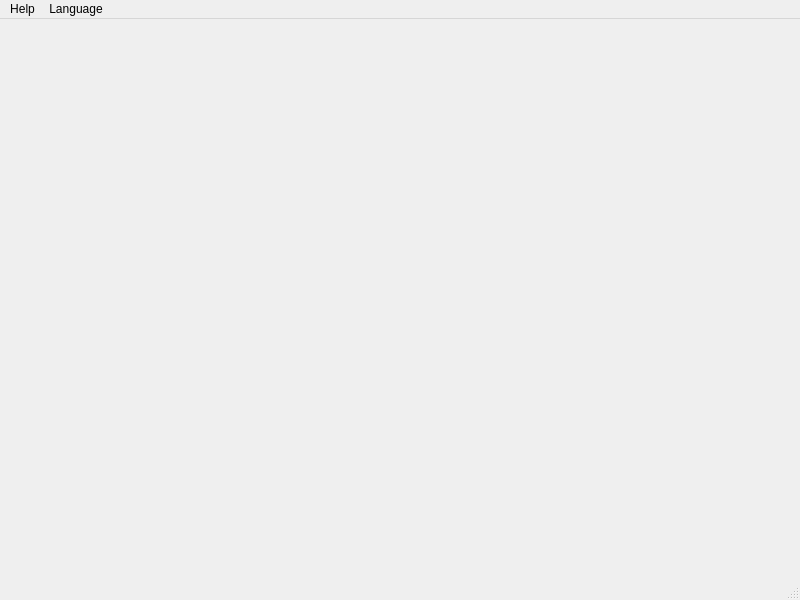
<?xml version="1.0" encoding="UTF-8"?>
<ui version="4.0">
 <class>MainWindow</class>
 <widget class="QMainWindow" name="MainWindow">
  <property name="geometry">
   <rect>
    <x>0</x>
    <y>0</y>
    <width>800</width>
    <height>600</height>
   </rect>
  </property>
  <property name="windowTitle">
   <string>17 Helper</string>
  </property>
  <property name="windowIcon">
   <iconset resource="resources.qrc">
    <normaloff>:/icons/17H.svg</normaloff>:/icons/17H.svg</iconset>
  </property>
  <widget class="HubWidget" name="centralwidget"/>
  <widget class="QMenuBar" name="menubar">
   <property name="geometry">
    <rect>
     <x>0</x>
     <y>0</y>
     <width>800</width>
     <height>25</height>
    </rect>
   </property>
   <widget class="QMenu" name="menuHelp">
    <property name="title">
     <string>Help</string>
    </property>
    <addaction name="actionAbout"/>
    <addaction name="actionAbout_Qt"/>
   </widget>
   <widget class="QMenu" name="menuLanguage">
    <property name="title">
     <string>Language</string>
    </property>
    <addaction name="actionEnglish"/>
    <addaction name="actionItalian"/>
   </widget>
   <addaction name="menuHelp"/>
   <addaction name="menuLanguage"/>
  </widget>
  <widget class="QStatusBar" name="statusbar"/>
  <action name="actionAbout">
   <property name="text">
    <string>About</string>
   </property>
  </action>
  <action name="actionEnglish">
   <property name="icon">
    <iconset resource="resources.qrc">
     <normaloff>:/icons/en_flag.svg</normaloff>:/icons/en_flag.svg</iconset>
   </property>
   <property name="text">
    <string>English</string>
   </property>
  </action>
  <action name="actionItalian">
   <property name="icon">
    <iconset resource="resources.qrc">
     <normaloff>:/icons/it_flag.svg</normaloff>:/icons/it_flag.svg</iconset>
   </property>
   <property name="text">
    <string>Italian</string>
   </property>
  </action>
  <action name="actionAbout_Qt">
   <property name="text">
    <string>About Qt</string>
   </property>
  </action>
 </widget>
 <customwidgets>
  <customwidget>
   <class>HubWidget</class>
   <extends>QWidget</extends>
   <header>hubwidget.h</header>
   <container>1</container>
  </customwidget>
 </customwidgets>
 <resources>
  <include location="resources.qrc"/>
 </resources>
 <connections/>
</ui>
